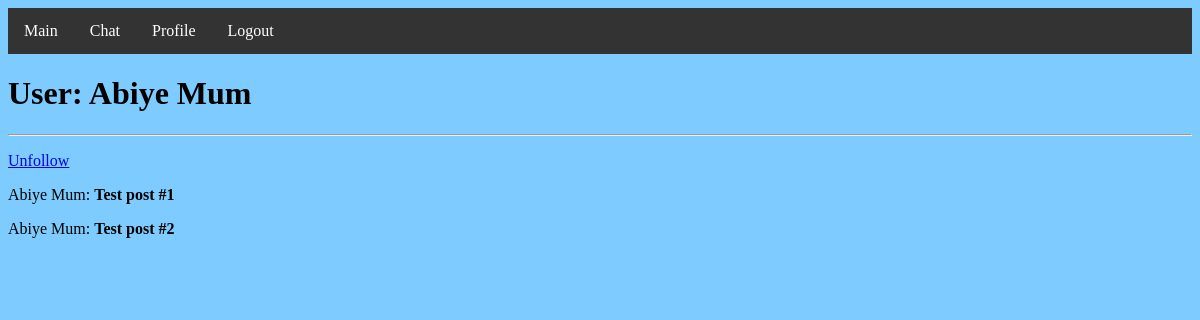
/user/Abiye Mum (signed in), run on the app's committed database.
### app/models.py (models this page shows, shortened)
class User(UserMixin, db.Model):
    id = db.Column(db.Integer, primary_key=True)
    username = db.Column(db.String(64), index=True, unique=True)
    email = db.Column(db.String(120), index=True, unique=True)
    password_hash = db.Column(db.String(128))
    posts = db.relationship('Post', backref='author', lazy='dynamic')
    about_me = db.Column(db.String(140))
    followed = db.relationship(
        'User', secondary=followers,
        primaryjoin=(followers.c.follower_id == id),
        secondaryjoin=(followers.c.followed_id == id),
        backref=db.backref('followers', lazy='dynamic'), lazy='dynamic')
    def is_following(self, user):
        return self.followed.filter(
            followers.c.followed_id == user.id).count() > 0

### app/routes.py (the view)
@app.route('/user/<username>')
@login_required
def user(username):
    user = User.query.filter_by(username=username).first_or_404()
    posts = [
        {'author': user, 'body': 'Test post #1'},
        {'author': user, 'body': 'Test post #2'}
    ]
    return render_template('user.html', user=user, posts=posts)

### app/models.py (called while the page is built)
@login.user_loader
def load_user(id):
    return User.query.get(int(id))

### app/templates/user.html (shortened to what this page needs)
{% extends "base.html" %}
{% block content %}
    <h1>User: {{ user.username }}</h1>
    <hr>
    {% if user == current_user %}
      <p><a href="{{ url_for('edit_profile') }}">Edit your profile</a></p>
      <p>{{ user.followers.count() }} followers, {{ user.followed.count() }} following.</p>
      {% elif not current_user.is_following(user) %}
        <p><a href="{{ url_for('follow', username=user.username) }}">Follow</a></p>
      {% else %}
        <p><a href="{{ url_for('unfollow', username=user.username) }}">Unfollow</a></p>
      {% endif %}
    {% for post in posts %}
    <p>
    {{ post.author.username }}: <b>{{ post.body }}</b>
    </p>
    {% endfor %}
{% endblock %}

### data on the page
User: username "Abiye Mum", author.username "Abiye Mum" "Abiye Mum"

### other printed values
{{ post.body }} "Test post #1" "Test post #2"
